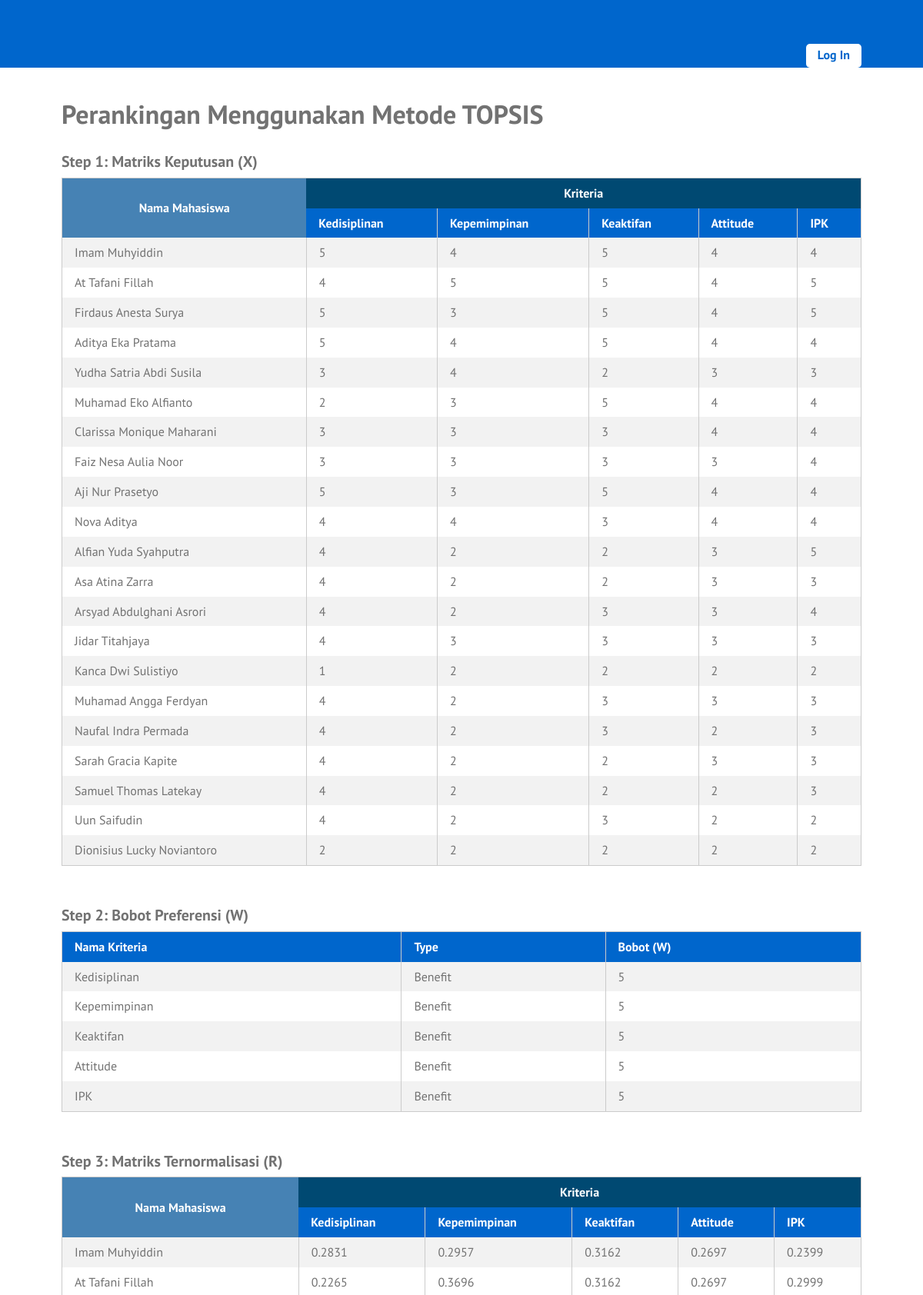
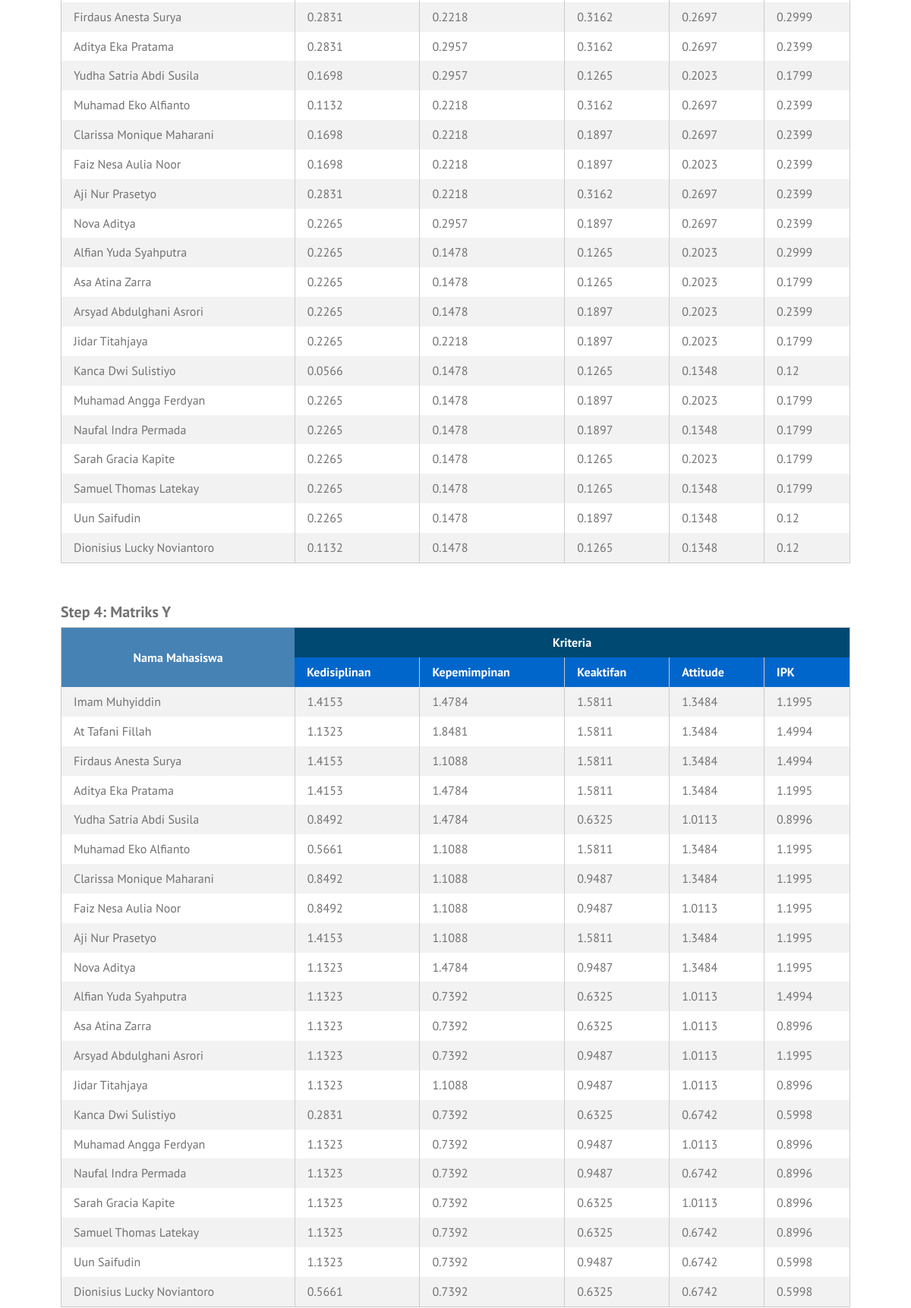
The app's page /ranking-topsis.php (upper part) with its own data (2 pictures, top to bottom).
### tables this page shows
CREATE TABLE `kriteria` (
  `id_kriteria` int(10) NOT NULL,
  `nama` varchar(30) NOT NULL,
  `type` enum('benefit','cost') NOT NULL,
  `bobot` float NOT NULL,
  `ada_pilihan` tinyint(1) DEFAULT NULL,
  `urutan_order` int(2) NOT NULL
);

CREATE TABLE `mahasiswa` (
  `id_mahasiswa` int(10) NOT NULL,
  `nama_mahasiswa` varchar(255) NOT NULL,
  `angkatan` text NOT NULL,
  `tanggal_input` date NOT NULL
);

CREATE TABLE `nilai_mahasiswa` (
  `id_nilai_mahasiswa` int(11) NOT NULL,
  `id_mahasiswa` int(10) NOT NULL,
  `id_kriteria` int(10) NOT NULL,
  `nilai` float NOT NULL
);

### ranking-topsis.php (the view, shortened to what this page needs)
<?php
require_once('includes/init.php');
$judul_page = 'Perankingan Menggunakan Metode TOPSIS';
require_once('template-parts/header.php');
$digit = 4;
$query = $pdo->prepare('SELECT id_kriteria, nama, type, bobot
	FROM kriteria ORDER BY urutan_order ASC');
$query->execute();
$query->setFetchMode(PDO::FETCH_ASSOC);
$kriterias = $query->fetchAll();
$query2 = $pdo->prepare('SELECT id_mahasiswa, nama_mahasiswa FROM mahasiswa');
$query2->execute();
$query2->setFetchMode(PDO::FETCH_ASSOC);
$mahasiswas = $query2->fetchAll();
$matriks_x = array();
foreach($kriterias as $kriteria):
	foreach($mahasiswas as $mahasiswa):
		$id_mahasiswa = $mahasiswa['id_mahasiswa'];
		$id_kriteria = $kriteria['id_kriteria'];
		$query3 = $pdo->prepare('SELECT nilai FROM nilai_mahasiswa
			WHERE id_mahasiswa = :id_mahasiswa AND id_kriteria = :id_kriteria');
		$query3->execute(array(
			'id_mahasiswa' => $id_mahasiswa,
			'id_kriteria' => $id_kriteria,
		));
		$query3->setFetchMode(PDO::FETCH_ASSOC);
		if($nilai_mahasiswa = $query3->fetch()) {
			$matriks_x[$id_kriteria][$id_mahasiswa] = $nilai_mahasiswa['nilai'];
		} else {
			$matriks_x[$id_kriteria][$id_mahasiswa] = 0;
		}
	endforeach;
endforeach;
$matriks_r = array();
foreach($matriks_x as $id_kriteria => $nilai_mahasiswas):
	$jumlah_kuadrat = 0;
	foreach($nilai_mahasiswas as $nilai_mahasiswa):
		$jumlah_kuadrat += pow($nilai_mahasiswa, 2);
	endforeach;
	$akar_kuadrat = sqrt($jumlah_kuadrat);
	foreach($nilai_mahasiswas as $id_mahasiswa => $nilai_mahasiswa):
		$matriks_r[$id_kriteria][$id_mahasiswa] = $nilai_mahasiswa / $akar_kuadrat;
	endforeach;
endforeach;
$matriks_y = array();
foreach($kriterias as $kriteria):
	foreach($mahasiswas as $mahasiswa):
		$bobot = $kriteria['bobot'];
		$id_mahasiswa = $mahasiswa['id_mahasiswa'];
		$id_kriteria = $kriteria['id_kriteria'];
		$nilai_r = $matriks_r[$id_kriteria][$id_mahasiswa];
		$matriks_y[$id_kriteria][$id_mahasiswa] = $bobot * $nilai_r;
	endforeach;
endforeach;
?>
<div class="main-content-row">
<div class="container clearfix">
	<div class="main-content main-content-full the-content">
		<h1><?php echo $judul_page; ?></h1>
		<h3>Step 1: Matriks Keputusan (X)</h3>
		<table class="pure-table pure-table-striped">
			<thead>
				<tr class="super-top">
					<th rowspan="2" class="super-top-left">Nama Mahasiswa</th>
					<th colspan="<?php echo count($kriterias); ?>">Kriteria</th>
				</tr>
				<tr>
					<?php foreach($kriterias as $kriteria ): ?>
						<th><?php echo $kriteria['nama']; ?></th>
					<?php endforeach; ?>
				</tr>
			</thead>
			<tbody>
				<?php foreach($mahasiswas as $mahasiswa): ?>
					<tr>
						<td><?php echo $mahasiswa['nama_mahasiswa']; ?></td>
						<?php
						foreach($kriterias as $kriteria):
							$id_mahasiswa = $mahasiswa['id_mahasiswa'];
							$id_kriteria = $kriteria['id_kriteria'];
							echo '<td>';
							echo $matriks_x[$id_kriteria][$id_mahasiswa];
							echo '</td>';
						endforeach;
						?>
					</tr>
				<?php endforeach; ?>
			</tbody>
		</table>
		<h3>Step 2: Bobot Preferensi (W)</h3>
		<table class="pure-table pure-table-striped">
			<thead>
				<tr>
					<th>Nama Kriteria</th>
					<th>Type</th>
					<th>Bobot (W)</th>
				</tr>
			</thead>
			<tbody>
				<?php foreach($kriterias as $hasil): ?>
					<tr>
						<td><?php echo $hasil['nama']; ?></td>
						<td>
						<?php
						if($hasil['type'] == 'benefit') {
							echo 'Benefit';
						} elseif($hasil['type'] == 'cost') {
							echo 'Cost';
						}
						?>
						</td>
						<td><?php echo $hasil['bobot']; ?></td>
					</tr>
				<?php endforeach; ?>
			</tbody>
		</table>
		<h3>Step 3: Matriks Ternormalisasi (R)</h3>
		<table class="pure-table pure-table-striped">
			<thead>
				<tr class="super-top">
					<th rowspan="2" class="super-top-left">Nama Mahasiswa</th>
					<th colspan="<?php echo count($kriterias); ?>">Kriteria</th>
				</tr>
				<tr>
					<?php foreach($kriterias as $kriteria ): ?>
						<th><?php echo $kriteria['nama']; ?></th>
					<?php endforeach; ?>
				</tr>
			</thead>
			<tbody>
				<?php foreach($mahasiswas as $mahasiswa): ?>
					<tr>
						<td><?php echo $mahasiswa['nama_mahasiswa']; ?></td>
						<?php
						foreach($kriterias as $kriteria):
							$id_mahasiswa = $mahasiswa['id_mahasiswa'];
							$id_kriteria = $kriteria['id_kriteria'];
							echo '<td>';
							echo round($matriks_r[$id_kriteria][$id_mahasiswa], $digit);
							echo '</td>';
						endforeach;
						?>
					</tr>
				<?php endforeach; ?>
			</tbody>
		</table>
		<h3>Step 4: Matriks Y</h3>
		<table class="pure-table pure-table-striped">
			<thead>
				<tr class="super-top">
					<th rowspan="2" class="super-top-left">Nama Mahasiswa</th>
					<th colspan="<?php echo count($kriterias); ?>">Kriteria</th>
				</tr>
				<tr>
					<?php foreach($kriterias as $kriteria ): ?>
						<th><?php echo $kriteria['nama']; ?></th>
					<?php endforeach; ?>
				</tr>
			</thead>
			<tbody>
				<?php foreach($mahasiswas as $mahasiswa): ?>
					<tr>
						<td><?php echo $mahasiswa['nama_mahasiswa']; ?></td>
						<?php
						foreach($kriterias as $kriteria):
							$id_mahasiswa = $mahasiswa['id_mahasiswa'];
							$id_kriteria = $kriteria['id_kriteria'];
							echo '<td>';
							echo round($matriks_y[$id_kriteria][$id_mahasiswa], $digit);
							echo '</td>';
						endforeach;
						?>
					</tr>
				<?php endforeach; ?>
			</tbody>
		</table>
	</div>
</div>
</div>
<?php
require_once('template-parts/footer.php');

### stylesheets/style.css (style rules this page uses)
html,body,div,span,applet,object,iframe,h1,h2,h3,h4,h5,h6,p,blockquote,pre,a,abbr,acronym,address,big,cite,code,del,dfn,em,img,ins,kbd,q,s,samp,small,strike,strong,sub,sup,tt,var,b,u,i,center,dl,dt,dd,ol,ul,li,fieldset,form,label,legend,table,caption,tbody,tfoot,thead,tr,th,td,article,aside,canvas,details,embed,figure,figcaption,footer,header,hgroup,menu,nav,output,ruby,section,summary,time,mark,audio,video { margin:0;padding:0;border:0;font-size:100%;vertical-align:baseline }
body { line-height:1 }
table { border-collapse:collapse;border-spacing:0 }
*,*:before,*:after { -moz-box-sizing:border-box;-webkit-box-sizing:border-box;box-sizing:border-box }
.clearfix:before,.clearfix:after { content:" ";display:table }
.clear,.clearfix:after { clear:both }
.container { max-width:1100px;margin:0 auto;position:relative;padding:0 30px }
body { background:#0066cc;font-family:"PT Sans",sans-serif;color:#727272;font-size:14px;line-height:1.3;font-weight:500 }
h1,h2,h3,h4,h5,h6 { font-weight:300 }
.pure-table { border-collapse:collapse;border-spacing:0;empty-cells:show;border:1px solid #cbcbcb;width:100% }
.pure-table td,.pure-table th { border-left:1px solid #cbcbcb;border-width:0 0 0 1px;font-size:inherit;margin:0;overflow:visible;padding:0.5em 1em }
.pure-table tr.super-top th { background:#004972;color:#fff;text-align:center;vertical-align:middle;border:0 }
.pure-table tr.super-top th.super-top-left { background:#4682B4 }
.pure-table th.super-top-left { background:#4682B4 }
.pure-table td:first-child,.pure-table th:first-child { border-left-width:0 }
.pure-table thead { background-color:#0066cc;color:#fff;text-align:left;vertical-align:bottom }
.pure-table thead th { color:#fff }
.pure-table td { background-color:transparent }
.pure-table-striped tr:nth-child(2n-1) td { background-color:#f2f2f2 }
.the-content { font-size:16px;line-height:1.42857 }
.the-content h1,.the-content h2,.the-content h3,.the-content h4,.the-content h5,.the-content h6 { font-weight:700 }
.the-content h1 { font-size:34px;margin:0.8em 0 0.8em;padding:0;line-height:1.2 }
.the-content h3 { font-size:20px;margin:0.8em 0 0.3em }
.the-content blockquote,.the-content table,.the-content p,.the-content ul,.the-content ol,.the-content dd,.the-content pre,.the-content iframe,.the-content .flxmap-container,.the-content hr { margin-bottom:1em }
.the-content table { margin-bottom:50px }
.the-content>h1:first-child,.the-content>h3:first-child,.the-content>h2:first-child { margin-top:0 }
.main-content { float:right;width:77%;padding:40px 0 }
.main-content-full { float:none;width:auto }

### records on screen
kriteria: nama "Kedisiplinan", id_kriteria.id_mahasiswa "5", id_kriteria.nilai "4", id_kriteria.id_mahasiswa "3", id_kriteria.id_mahasiswa "2", id_kriteria.id_mahasiswa "1", type "Benefit", bobot "5", id_kriteria.id_mahasiswa "0.2831", id_kriteria.id_mahasiswa "0.2265", id_kriteria.id_mahasiswa "0.1698", id_kriteria.id_mahasiswa "0.1132", id_kriteria.id_mahasiswa "0.0566", id_kriteria.id_mahasiswa "1.4153", id_kriteria.id_mahasiswa "1.1323", id_kriteria.id_mahasiswa "0.8492", id_kriteria.id_mahasiswa "0.5661"
kriteria: nama "Kepemimpinan", id_kriteria.id_mahasiswa "4", id_kriteria.id_mahasiswa "5", id_kriteria.id_mahasiswa "3", id_kriteria.id_mahasiswa "2", type "Benefit", bobot "5", id_kriteria.id_mahasiswa "0.2957", id_kriteria.id_mahasiswa "0.3696", id_kriteria.id_mahasiswa "0.2218", id_kriteria.id_mahasiswa "0.1478", id_kriteria.id_mahasiswa "1.4784", id_kriteria.id_mahasiswa "1.8481", id_kriteria.id_mahasiswa "1.1088", id_kriteria.id_mahasiswa "0.7392"
kriteria: nama "Keaktifan", id_kriteria.id_mahasiswa "5", id_kriteria.id_mahasiswa "2", id_kriteria.id_mahasiswa "3", type "Benefit", bobot "5", id_kriteria.id_mahasiswa "0.3162", id_kriteria.id_mahasiswa "0.1265", id_kriteria.id_mahasiswa "0.1897", id_kriteria.id_mahasiswa "1.5811", id_kriteria.id_mahasiswa "0.6325", id_kriteria.id_mahasiswa "0.9487"
kriteria: nama "Attitude", id_kriteria.id_mahasiswa "4", id_kriteria.id_mahasiswa "3", id_kriteria.id_mahasiswa "2", type "Benefit", bobot "5", id_kriteria.id_mahasiswa "0.2697", id_kriteria.id_mahasiswa "0.2023", id_kriteria.id_mahasiswa "0.1348", id_kriteria.id_mahasiswa "1.3484", id_kriteria.id_mahasiswa "1.0113", id_kriteria.id_mahasiswa "0.6742"
kriteria: nama "IPK", id_kriteria.id_mahasiswa "4", id_kriteria.id_mahasiswa "5", id_kriteria.id_mahasiswa "3", id_kriteria.id_mahasiswa "2", type "Benefit", bobot "5", id_kriteria.id_mahasiswa "0.2399", id_kriteria.id_mahasiswa "0.2999", id_kriteria.id_mahasiswa "0.1799", id_kriteria.id_mahasiswa "0.12", id_kriteria.id_mahasiswa "1.1995", id_kriteria.id_mahasiswa "1.4994", id_kriteria.id_mahasiswa "0.8996", id_kriteria.id_mahasiswa "0.5998"
mahasiswa: nama_mahasiswa "Imam Muhyiddin"
mahasiswa: nama_mahasiswa "At Tafani Fillah"
mahasiswa: nama_mahasiswa "Firdaus Anesta Surya"
mahasiswa: nama_mahasiswa "Aditya Eka Pratama"
mahasiswa: nama_mahasiswa "Yudha Satria Abdi Susila"
mahasiswa: nama_mahasiswa "Muhamad Eko Alfianto"
mahasiswa: nama_mahasiswa "Clarissa Monique Maharani"
mahasiswa: nama_mahasiswa "Faiz Nesa Aulia Noor"
mahasiswa: nama_mahasiswa "Aji Nur Prasetyo"
mahasiswa: nama_mahasiswa "Nova Aditya"
mahasiswa: nama_mahasiswa "Alfian Yuda Syahputra"
mahasiswa: nama_mahasiswa "Asa Atina Zarra"
mahasiswa: nama_mahasiswa "Arsyad Abdulghani Asrori"
mahasiswa: nama_mahasiswa "Jidar Titahjaya"
mahasiswa: nama_mahasiswa "Kanca Dwi Sulistiyo"
mahasiswa: nama_mahasiswa "Muhamad Angga Ferdyan"
mahasiswa: nama_mahasiswa "Naufal Indra Permada"
mahasiswa: nama_mahasiswa "Sarah Gracia Kapite"
mahasiswa: nama_mahasiswa "Samuel Thomas Latekay"
mahasiswa: nama_mahasiswa "Uun Saifudin"
mahasiswa: nama_mahasiswa "Dionisius Lucky Noviantoro"

### other values on screen
$judul_page "Perankingan Menggunakan Metode TOPSIS"
